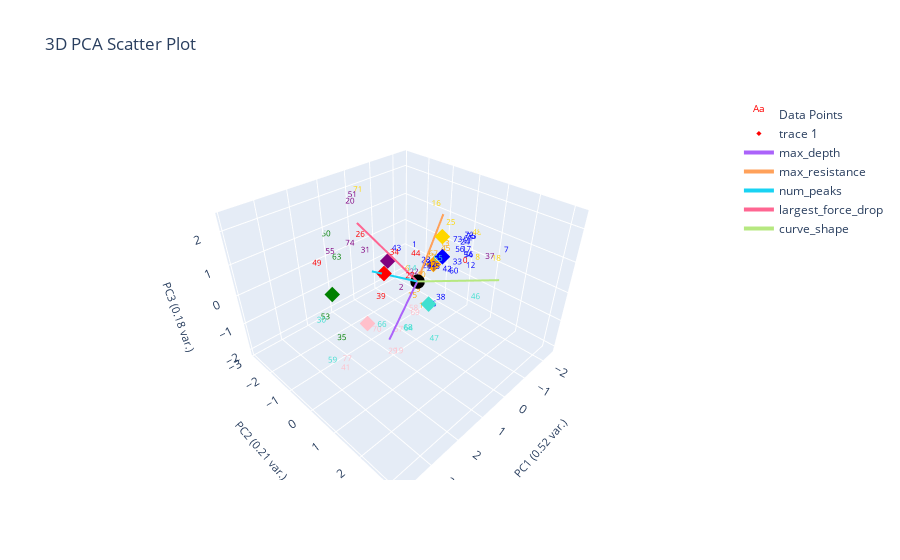

The code cell stored with this chart in its notebook:
### Markdown cell above
# Plotting with correction of labeled curves moving categories

### Code cell
# plotting.pca_analysis(psuedo_labeled_data)
corrected_pseudo_labeling = psuedo_labeled_data.copy()

# correct movements of curves
corrected_pseudo_labeling.loc[diff_indicies, 'marions_pseudo_labels'] = marions_labeled_data['marions_ylabels']
corrected_pseudo_labeling.loc[diff_indicies, 'encoded'] = marions_labeled_data['encoded']

plotting.plot_pca(corrected_pseudo_labeling, corrected_pseudo_labeling['encoded'], 3, 
    graph_title='marions_psuedo_labels', centroids=marions_label_centroids)
plotting.plot_clusters_seperately(corrected_pseudo_labeling['encoded'], corrected_pseudo_labeling.index, 
                                  depth_resist_curve_df_list, data_features_df, cluster_category_names=marions_label_centroids['marions_ylabels'].tolist())

### Figure 1 — Plotly figure (JSON) as saved in the notebook; plotly's stock layout.template omitted (floating-point values rounded to 4 significant figures)
{"data": [{"mode": "text", "name": "Data Points", "text": ["0", "1", "2", "3", "4", "5", "6", "7", "8", "9", "10", "11", "12", "13", "14", "15", "16", "17", "18", "19", "20", "21", "22", "23", "24", "25", "26", "27", "28", "29", "30", "31", "32", "33", "34", "35", "36", "37", "38", "39", "40", "41", "42", "43", "44", "45", "46", "47", "48", "49", "50", "51", "52", "53", "54", "55", "56", "57", "58", "59", "60", "61", "62", "63", "64", "65", "66", "67", "68", "69", "70", "71", "72", "73", "74", "75", "76", "77"], "textfont": {"color": ["red", "blue", "purple", "blue", "red", "blue", "orange", "blue", "gold", "orange", "orange", "blue", "blue", "orange", "turquoise", "orange", "gold", "blue", "gold", "pink", "purple", "blue", "purple", "blue", "blue", "gold", "red", "red", "blue", "pink", "turquoise", "purple", "blue", "blue", "red", "green", "blue", "purple", "blue", "red", "orange", "pink", "blue", "blue", "red", "orange", "turquoise", "turquoise", "gold", "red", "green", "purple", "orange", "green", "blue", "purple", "blue", "pink", "pink", "turquoise", "blue", "blue", "pink", "green", "turquoise", "turquoise", "turquoise", "orange", "turquoise", "pink", "pink", "gold", "blue", "blue", "purple", "blue", "blue", "pink"], "size": 8}, "type": "scatter3d", "x": [-1.233, -0.7734, 0.07805, -2.31, 1.74, -0.9559, -1.198, -1.772, -1.53, -0.377, -0.2349, -2.14, -1.183, -1.995, 1.275, -0.4026, -1.451, -1.868, -1.098, 1.182, 0.5963, -0.733, -0.2477, -0.7311, -2.154, -1.327, 1.137, 0.7081, -0.4433, 1.667, 3.803, 0.8954, -0.8618, -1.292, 1.048, 2.997, -1.333, -1.005, -0.1835, 1.956, -0.8069, 3.259, -0.8456, 0.3595, 0.821, -1.649, 1.623, 1.435, -2.382, 2.88, 1.057, 1.203, -1.495, 2.631, -1.809, 1.333, -1.647, 0.6285, -0.07713, 3.86, -0.9216, -2.277, -0.8036, 1.538, 1.173, 0.5964, 1.998, -1.648, 1.272, 0.0497, 1.761, 0.6385, -2.338, -1.506, 1.407, -2.339, -0.3077, 3.078], "y": [0.76, -0.8841, -0.5916, 0.2406, 0.3841, -0.04468, -1.581, 1.746, 0.9808, -0.2961, 0.07943, 0.08934, 1.013, -0.6487, 1.007, -0.5607, -0.6339, 0.3177, 1.881, 0.4197, -2.155, -0.1261, -0.3689, -0.2933, 0.02188, 0.05704, -1.111, 0.3863, -0.08345, 0.6776, 0.635, -1.25, -0.2137, 0.4356, 0.1492, 0.1906, 0.7971, 1.725, 0.7763, 0.5826, -0.5914, 0.5673, 0.4137, -0.4924, 0.6921, -0.3374, 3.168, 1.955, 0.2718, -0.7138, -2.862, -1.277, -0.8083, -1.019, 0.4353, -2.347, 0.2262, -0.1538, -0.1979, 0.9722, 0.6129, 0.03028, -2.33, -1.744, 0.8098, 1.252, 0.6327, -0.8315, 0.8733, -0.009247, 0.1418, -1.745, 0.03224, 0.2135, -1.243, 0.09649, 0.3427, 0.4513], "z": [0.1447, 0.1882, -0.8515, 0.3157, 0.8553, -0.3172, -1.241, 0.7051, 0.2263, -1.011, -1.374, 0.1486, 0.1139, -0.186, 1.179, -1.402, 1.429, 0.06011, 0.7898, -2.086, 1.684, -0.3097, -0.326, -0.3003, 0.07967, 1.106, 1.226, 0.3742, 0.1357, -1.584, 0.8045, 0.5526, -0.2811, -0.08133, 1.165, -0.5339, 0.3249, 0.8218, -0.6345, 0.4452, -0.8159, -1.153, -0.1366, 0.7128, 1.268, -0.0962, 1.656, -0.4241, 0.4341, 1.275, 0.5064, 2.373, -0.5564, -0.7745, -0.07607, 0.2222, 0.1148, -1.941, -1.534, -0.165, -0.1481, 0.1672, -1.576, 0.3845, -0.9581, 1.269, -0.4272, -0.5121, -0.8342, -1.533, -1.047, 2.188, 0.2638, 0.5153, 1.006, 0.2361, -1.197, -1.042]}, {"marker": {"color": ["red", "gold", "blue", "green", "purple", "pink", "turquoise", "orange"], "size": 4, "symbol": "diamond"}, "mode": "markers", "type": "scatter3d", "x": [1.185, -1.15, -1.143, 2.056, 0.5785, 1.228, 1.406, -1.648], "y": [-0.1205, -0.1088, -0.05893, -1.358, -0.6217, -0.8814, 1.684, -0.8315], "z": [0.7729, 0.9886, 0.3254, -0.1044, 0.6834, -1.364, 0.8324, -0.5121]}, {"marker": {"color": "black", "size": 5}, "mode": "markers", "name": "Origin", "showlegend": false, "type": "scatter3d", "x": [0], "y": [0], "z": [0]}, {"line": {"width": 4}, "mode": "lines+text", "name": "max_depth", "textposition": "top center", "type": "scatter3d", "x": [0, 1.671], "y": [0, 0.5602], "z": [0, -0.8414]}, {"line": {"width": 4}, "mode": "lines+text", "name": "max_resistance", "textposition": "top center", "type": "scatter3d", "x": [0, -1.573], "y": [0, -0.4633], "z": [0, 1.441]}, {"line": {"width": 4}, "mode": "lines+text", "name": "num_peaks", "textposition": "top center", "type": "scatter3d", "x": [0, 1.54], "y": [0, -0.1927], "z": [0, 0.9662]}, {"line": {"width": 4}, "mode": "lines+text", "name": "largest_force_drop", "textposition": "top center", "type": "scatter3d", "x": [0, 1.165], "y": [0, -1.154], "z": [0, 1.885]}, {"line": {"width": 4}, "mode": "lines+text", "name": "curve_shape", "textposition": "top center", "type": "scatter3d", "x": [0, -0.008738], "y": [0, 2.665], "z": [0, 1.314]}], "layout": {"autosize": true, "scene": {"xaxis": {"title": {"font": {"size": 11}, "text": "PC1 (0.52 var.)"}}, "yaxis": {"title": {"font": {"size": 11}, "text": "PC2 (0.21 var.)"}}, "zaxis": {"title": {"font": {"size": 11}, "text": "PC3 (0.18 var.)"}}}, "title": {"text": "3D PCA Scatter Plot"}}}
